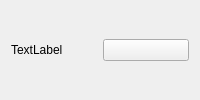
<?xml version="1.0" encoding="UTF-8"?>
<ui version="4.0">
 <class>ListItemConfigurable</class>
 <widget class="QWidget" name="ListItemConfigurable">
  <property name="windowTitle">
   <string>Form</string>
  </property>
  <layout class="QHBoxLayout" name="horizontalLayout">
   <item>
    <widget class="QLabel" name="lblName">
     <property name="text">
      <string>TextLabel</string>
     </property>
    </widget>
   </item>
   <item>
    <widget class="QPushButton" name="pbProperties">
     <property name="icon">
      <iconset>
       <normaloff>:/PlayButton.svg</normaloff>:/PlayButton.svg</iconset>
     </property>
    </widget>
   </item>
  </layout>
 </widget>
 <resources/>
 <connections/>
</ui>
